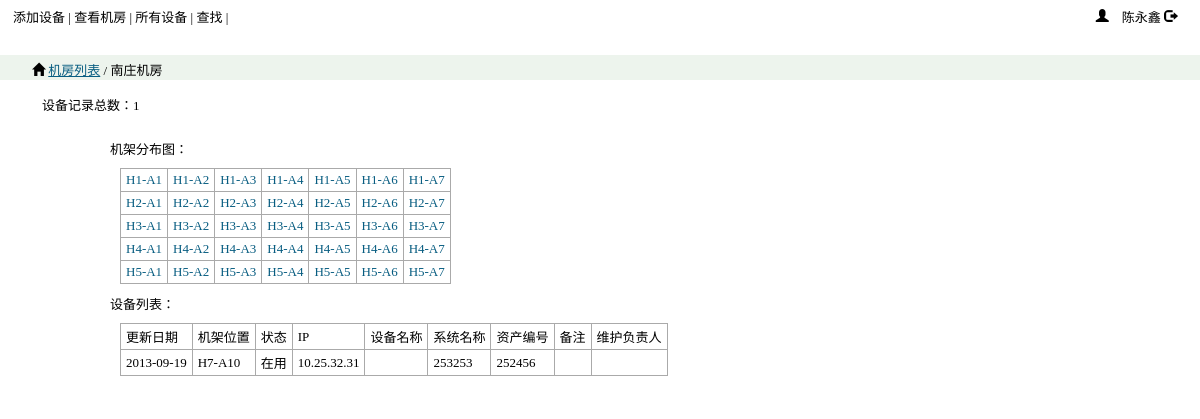
The page /roomview.php?r=2 on the database its author committed.
### tables this page shows
CREATE TABLE IF NOT EXISTS `device_room` (
  `id` int(11) NOT NULL AUTO_INCREMENT,
  `adddate` date DEFAULT NULL,
  `roomname` varchar(50) DEFAULT NULL,
  `shelfrows` tinyint(4) DEFAULT NULL,
  `shelfcols` tinyint(4) DEFAULT NULL,
  `devsum` int(11) DEFAULT NULL,
  PRIMARY KEY (`id`)
);

CREATE TABLE IF NOT EXISTS `device_manage` (
  `id` int(11) NOT NULL AUTO_INCREMENT,
  `adddate` date DEFAULT NULL,
  `updatedate` date DEFAULT NULL,
  `room` int(11) DEFAULT NULL,
  `position` varchar(10) DEFAULT NULL,
  `status` varchar(10) DEFAULT NULL,
  `ip` varchar(100) DEFAULT NULL,
  `devname` tinytext,
  `sysname` tinytext,
  `detail` tinytext,
  `projnum` varchar(30) DEFAULT NULL,
  `projname` tinytext,
  `assetnum` varchar(30) DEFAULT NULL,
  `objnum` varchar(30) DEFAULT NULL,
  `memo` tinytext,
  `belongdep` varchar(60) DEFAULT NULL,
  `usingdep` varchar(60) DEFAULT NULL,
  `manager` varchar(8) DEFAULT NULL,
  PRIMARY KEY (`id`)
);

### roomview.php (the view)
<?php
require("header.php");
require("dbconn.php");
$tblname="device_room";
$room=isset($_GET['r'])?$_GET['r']:0;
$room_sql="SELECT roomname,shelfrows,shelfcols FROM ".$tblname." WHERE id='$room'";
$room_pdostmt=$dbh->query($room_sql);
$row=$room_pdostmt->fetch(PDO::FETCH_NUM);
$roomname=$row[0];
$shelfrows=$row[1];
$shelfcols=$row[2];
$tblname="device_manage";
$dev_sql="SELECT updatedate,position,status,ip,devname,sysname,assetnum,memo,manager FROM ".$tblname." WHERE room='$room'";
$dev_pdostmt=$dbh->query($dev_sql);
echo "<div class=\"breadcrumb\"><span class=\"glyphicon glyphicon-home\"></span> <a href=\"roomlist.php\">机房列表</a> / "
        .$roomname." </div>";
echo "<div class=\"msgbar-top\">";
echo "设备记录总数：".$dev_pdostmt->rowCount();
echo "</div>";
echo "<div class=\"container\">";
echo "机架分布图：<br/>";
echo "<table>";
for($i=1;$i<=$shelfrows;$i++)
{
    echo "<tr>";
    for($j=1;$j<=$shelfcols;$j++)
    {
        $position="H".$i."-A".$j;
        $shelf_url="shelfview.php?r=".$room."&po=".$position;
        echo "<td><a href=\"".$shelf_url."\">$position</a></td>";
    }
    echo "</tr>";
}
echo "</table>";
echo "设备列表：<br/>";
echo "<table>";
echo "<tr><td>更新日期</td><td>机架位置</td><td>状态</td><td>IP</td><td>设备名称</td><td>系统名称</td><td>资产编号</td><td>备注</td><td>维护负责人</td></tr>";
 while($row=$dev_pdostmt->fetch(PDO::FETCH_NUM))
 {
    echo "<tr>";
    foreach ($row as $field) {
        echo "<td>".$field."</td>";
    }
    echo "</tr>";
 }
echo "</table>";
?>
</div>
</body>
</html>

### css/ccbt.css (style rules this page uses)
body { margin: 0; font-size: 13px; }
.breadcrumb { height: 15px; margin: 5px 0 5px 0; padding: 5px 5px 5px 32px; background: #EDF4ED; }
.breadcrumb a { font-weight: normal; color: #085D81; }
.msgbar-top { margin: 5px 15px 5px 32px; padding: 10px 5px 15px 10px; }
.container { margin:0 auto; width: 980px; padding: 5px 10px; background: #fff; }
.container table,tr,td,th { font-size:100%; border-collapse: collapse; border: solid 1px #aaa; padding:3px 5px 3px 5px; margin:10px 10px 10px 10px; }
.container table a { text-decoration: none; color: #085D81; }
.glyphicon { position: relative; top: 1px; display: inline-block; font-family: 'Glyphicons Halflings'; -webkit-font-smoothing: antialiased; font-style: normal; font-weight: normal; line-height: 1; }
.glyphicon-home:before { content: "\e021"; }

### rows shown on the page
device_room: roomname "南庄机房"
device_manage: updatedate "2013-09-19", position "H7-A10", status "在用", ip "10.25.32.31", sysname "253253", assetnum "252456"

### other values the page prints
$dev_pdostmt->rowCount() "1"
$position "H1-A1"
$position "H1-A2"
$position "H1-A3"
$position "H1-A4"
$position "H1-A5"
$position "H1-A6"
$position "H1-A7"
$position "H2-A1"
$position "H2-A2"
$position "H2-A3"
$position "H2-A4"
$position "H2-A5"
$position "H2-A6"
$position "H2-A7"
